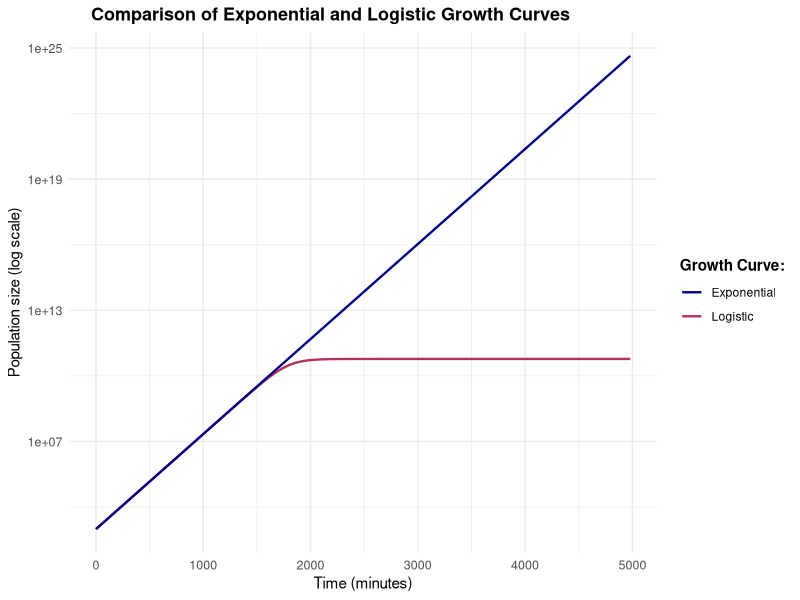

Write R code to recreate this figure.
# Script to plot a comparison curve of exponential and logistic growth

# Load libraries 

library(ggplot2)

# Create a function for logistic growth 
  
logistic_growth <- function(t, N0, K, r) {
 N <- (N0*K*exp(r*t)) / (K - N0 + N0*exp(r*t))
 return(N)
}

# Create a function for exponential growth 

exp_growth <- function(t, N0, r) {
  N<- (N0*exp(r*t))
  return(N)
}

# Set parameters for growth curves (from previous analysis)
t <- seq(0, 4980, by = 60)
N0 <- exp(6.8941709) 
K <- 5.979e+10
r <- 0.0100086

# Work out populations with parameters

logistic_growth_size <- logistic_growth(t, N0, K, r)
exp_growth_size <- exp_growth(t, N0, r)

# Create a data frame for plotting

growth_data <- data.frame(
  Time = t,
  Logistic = logistic_growth_size,
  Exponential = exp_growth_size
)

# Plot growth curves 

  
ggplot(growth_data, aes(x=Time)) +
  geom_line(aes(y = Logistic, color = "Logistic"), linewidth = 0.8) +
  geom_line(aes(y = Exponential, color = "Exponential"), linewidth = 0.8) +
  scale_y_continuous(trans = 'log10') +
  labs(
    title = "Comparison of Exponential and Logistic Growth Curves",
    x = "Time (minutes)",
    y = "Population size (log scale)"
  ) +
  scale_color_manual(
    name = "Growth Curve:",
    values = c("Logistic" = "maroon", "Exponential" = "navy")
  ) +
  theme_minimal() +
  theme(
 plot.title = element_text(
      face = "bold",        
      size = 13,
      hjust = 0.2),
 axis.title = element_text(
   hjust = 0.5,        
   size = 11),
 axis.text = element_text(
   size = 9),
 legend.title = element_text(
   size = 11,
   face = "bold"),
  )








